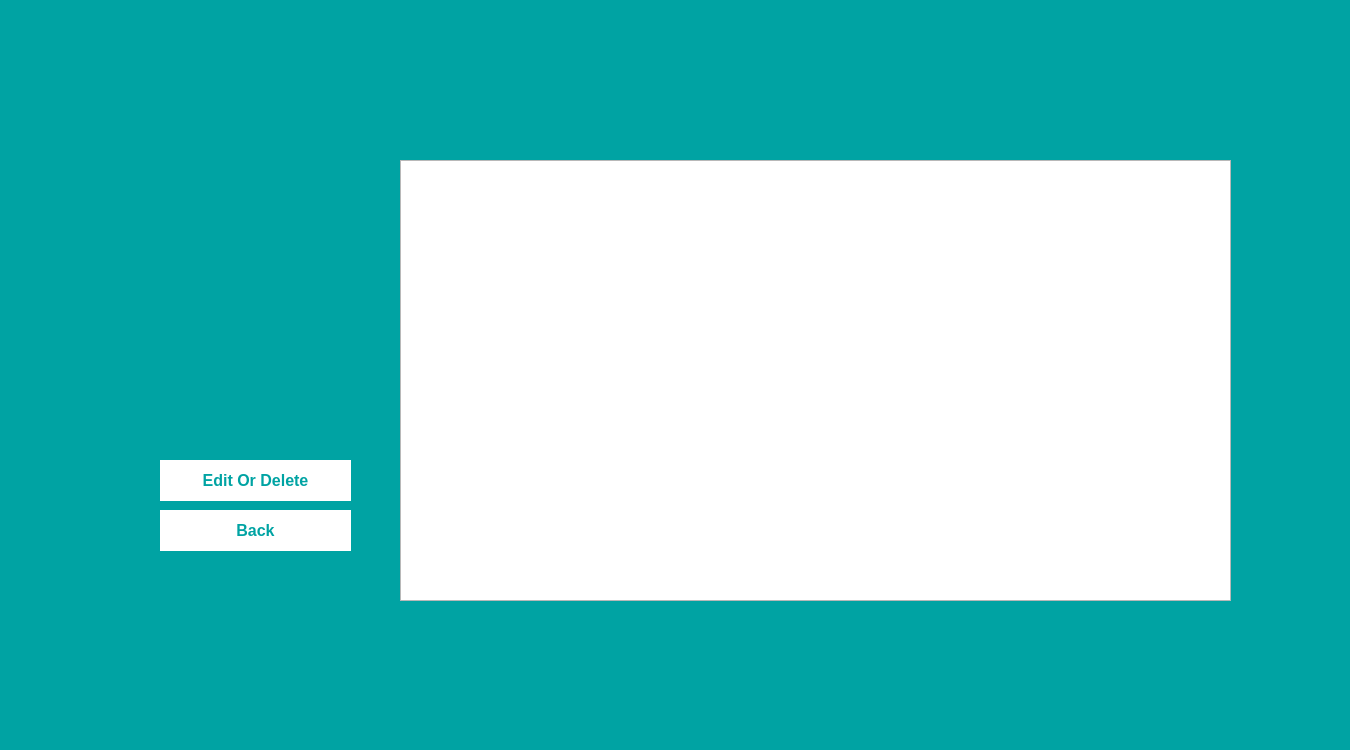
<?xml version="1.0" encoding="UTF-8"?>
<ui version="4.0">
 <class>showPosts</class>
 <widget class="QMainWindow" name="showPosts">
  <property name="geometry">
   <rect>
    <x>0</x>
    <y>0</y>
    <width>1350</width>
    <height>750</height>
   </rect>
  </property>
  <property name="font">
   <font>
    <pointsize>12</pointsize>
    <weight>75</weight>
    <bold>true</bold>
   </font>
  </property>
  <property name="windowTitle">
   <string>MainWindow</string>
  </property>
  <widget class="QWidget" name="centralwidget">
   <widget class="QLabel" name="labelBackground">
    <property name="geometry">
     <rect>
      <x>0</x>
      <y>0</y>
      <width>1350</width>
      <height>750</height>
     </rect>
    </property>
    <property name="styleSheet">
     <string notr="true">background-color: rgb(0, 163, 163);</string>
    </property>
    <property name="text">
     <string/>
    </property>
   </widget>
   <widget class="QLabel" name="labelUser">
    <property name="geometry">
     <rect>
      <x>120</x>
      <y>160</y>
      <width>251</width>
      <height>281</height>
     </rect>
    </property>
    <property name="styleSheet">
     <string notr="true">border-image: url(:/postPic/postPic.png);</string>
    </property>
    <property name="text">
     <string/>
    </property>
   </widget>
   <widget class="QPushButton" name="pushButtonBack">
    <property name="geometry">
     <rect>
      <x>160</x>
      <y>510</y>
      <width>191</width>
      <height>41</height>
     </rect>
    </property>
    <property name="font">
     <font>
      <pointsize>12</pointsize>
      <weight>75</weight>
      <bold>true</bold>
     </font>
    </property>
    <property name="styleSheet">
     <string notr="true">background-color: rgb(255, 255, 255);
border:2px solid rgb(255, 255, 255);
color: rgb(0, 163, 163);</string>
    </property>
    <property name="text">
     <string>Back</string>
    </property>
   </widget>
   <widget class="QTextEdit" name="textEditShowPost">
    <property name="geometry">
     <rect>
      <x>400</x>
      <y>160</y>
      <width>831</width>
      <height>441</height>
     </rect>
    </property>
    <property name="styleSheet">
     <string notr="true">color: rgb(0, 163, 163);</string>
    </property>
    <property name="sizeAdjustPolicy">
     <enum>QAbstractScrollArea::AdjustIgnored</enum>
    </property>
   </widget>
   <widget class="QPushButton" name="pushButtonedit">
    <property name="geometry">
     <rect>
      <x>160</x>
      <y>460</y>
      <width>191</width>
      <height>41</height>
     </rect>
    </property>
    <property name="font">
     <font>
      <pointsize>12</pointsize>
      <weight>75</weight>
      <bold>true</bold>
     </font>
    </property>
    <property name="styleSheet">
     <string notr="true">background-color: rgb(255, 255, 255);
border:2px solid rgb(255, 255, 255);
color: rgb(0, 163, 163);</string>
    </property>
    <property name="text">
     <string>Edit Or Delete</string>
    </property>
   </widget>
  </widget>
 </widget>
 <resources/>
 <connections/>
</ui>
